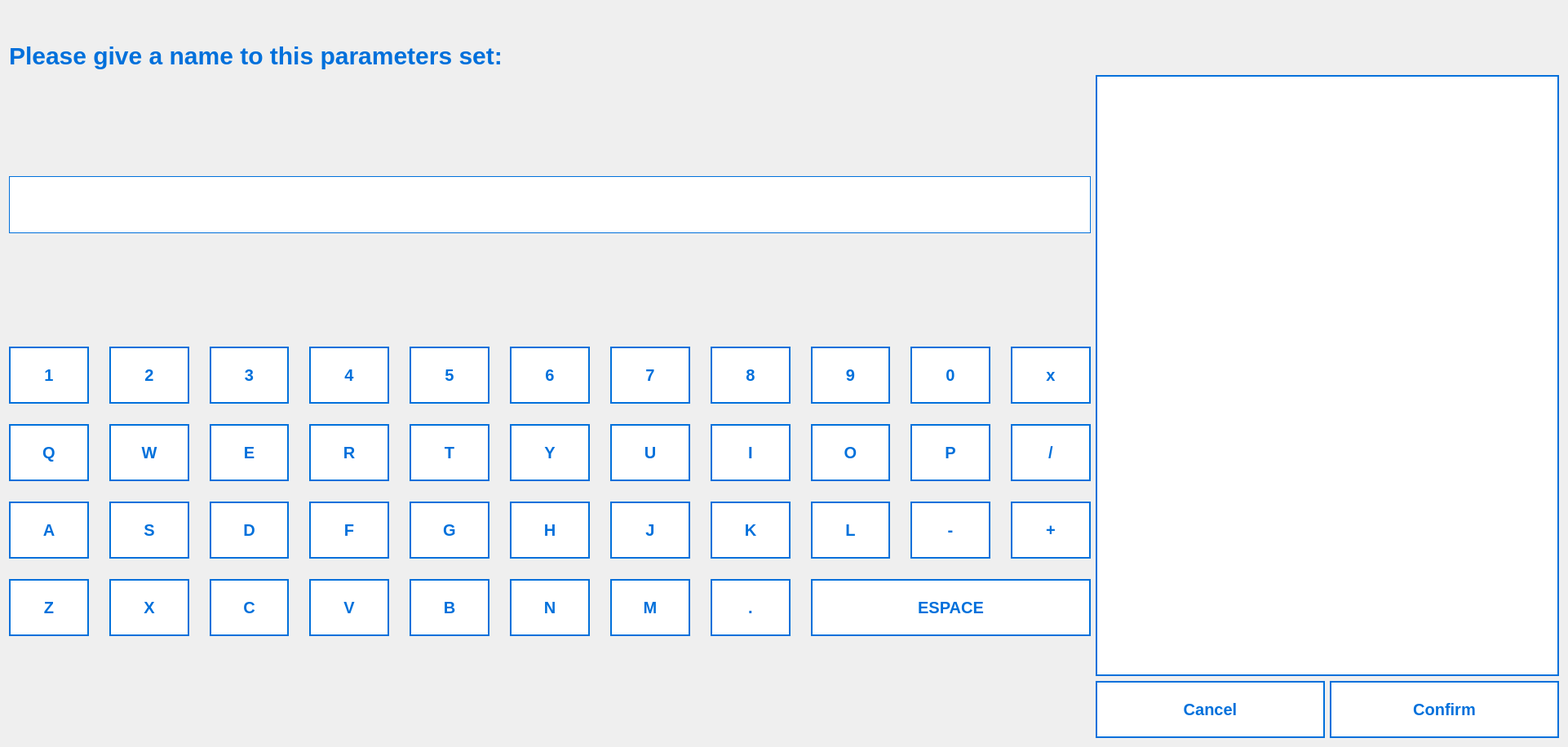
<?xml version="1.0" encoding="UTF-8"?>
<ui version="4.0">
 <class>SaveParametersView</class>
 <widget class="QWidget" name="SaveParametersView">
  <property name="geometry">
   <rect>
    <x>0</x>
    <y>0</y>
    <width>1922</width>
    <height>916</height>
   </rect>
  </property>
  <property name="styleSheet">
   <string notr="true">QPushButton {
border: 2px solid #0070DB;
background-color: #ffffff;
color: #0070DB;
font: 20px;
font-weight: 700;
font-family: arial;

}
</string>
  </property>
  <layout class="QVBoxLayout" name="verticalLayout">
   <item>
    <spacer name="verticalSpacer">
     <property name="orientation">
      <enum>Qt::Orientation::Vertical</enum>
     </property>
     <property name="sizeType">
      <enum>QSizePolicy::Policy::Fixed</enum>
     </property>
     <property name="sizeHint" stdset="0">
      <size>
       <width>20</width>
       <height>40</height>
      </size>
     </property>
    </spacer>
   </item>
   <item>
    <widget class="QLabel" name="label">
     <property name="maximumSize">
      <size>
       <width>16777215</width>
       <height>35</height>
      </size>
     </property>
     <property name="styleSheet">
      <string notr="true">color: #0070DB;
font-weight: 700;
font-family: arial;
border: 0px solid;
font-size: 30px;</string>
     </property>
     <property name="text">
      <string>Please give a name to this parameters set:</string>
     </property>
     <property name="alignment">
      <set>Qt::AlignmentFlag::AlignLeading|Qt::AlignmentFlag::AlignLeft|Qt::AlignmentFlag::AlignVCenter</set>
     </property>
    </widget>
   </item>
   <item>
    <layout class="QHBoxLayout" name="horizontalLayout_2" stretch="70,30">
     <item>
      <layout class="QVBoxLayout" name="verticalLayout_3" stretch="20,80">
       <property name="spacing">
        <number>15</number>
       </property>
       <property name="sizeConstraint">
        <enum>QLayout::SizeConstraint::SetMaximumSize</enum>
       </property>
       <item>
        <widget class="QLineEdit" name="lineEdit">
         <property name="sizePolicy">
          <sizepolicy hsizetype="Expanding" vsizetype="Fixed">
           <horstretch>0</horstretch>
           <verstretch>0</verstretch>
          </sizepolicy>
         </property>
         <property name="minimumSize">
          <size>
           <width>0</width>
           <height>70</height>
          </size>
         </property>
         <property name="styleSheet">
          <string notr="true">border: 1px solid #0070DB;</string>
         </property>
        </widget>
       </item>
       <item>
        <layout class="QGridLayout" name="gridLayout">
         <property name="sizeConstraint">
          <enum>QLayout::SizeConstraint::SetMaximumSize</enum>
         </property>
         <property name="spacing">
          <number>25</number>
         </property>
         <item row="0" column="6">
          <widget class="QPushButton" name="pushButton_4">
           <property name="minimumSize">
            <size>
             <width>70</width>
             <height>70</height>
            </size>
           </property>
           <property name="text">
            <string>7</string>
           </property>
          </widget>
         </item>
         <item row="1" column="10">
          <widget class="QPushButton" name="pushButton_22">
           <property name="minimumSize">
            <size>
             <width>70</width>
             <height>70</height>
            </size>
           </property>
           <property name="text">
            <string>/</string>
           </property>
          </widget>
         </item>
         <item row="2" column="2">
          <widget class="QPushButton" name="pushButton_25">
           <property name="minimumSize">
            <size>
             <width>70</width>
             <height>70</height>
            </size>
           </property>
           <property name="text">
            <string>D</string>
           </property>
          </widget>
         </item>
         <item row="0" column="9">
          <widget class="QPushButton" name="pushButton">
           <property name="minimumSize">
            <size>
             <width>70</width>
             <height>70</height>
            </size>
           </property>
           <property name="text">
            <string>0</string>
           </property>
          </widget>
         </item>
         <item row="1" column="3">
          <widget class="QPushButton" name="pushButton_15">
           <property name="minimumSize">
            <size>
             <width>70</width>
             <height>70</height>
            </size>
           </property>
           <property name="text">
            <string>R</string>
           </property>
          </widget>
         </item>
         <item row="0" column="2">
          <widget class="QPushButton" name="pushButton_8">
           <property name="minimumSize">
            <size>
             <width>70</width>
             <height>70</height>
            </size>
           </property>
           <property name="text">
            <string>3</string>
           </property>
          </widget>
         </item>
         <item row="1" column="4">
          <widget class="QPushButton" name="pushButton_16">
           <property name="minimumSize">
            <size>
             <width>70</width>
             <height>70</height>
            </size>
           </property>
           <property name="text">
            <string>T</string>
           </property>
          </widget>
         </item>
         <item row="1" column="5">
          <widget class="QPushButton" name="pushButton_17">
           <property name="minimumSize">
            <size>
             <width>70</width>
             <height>70</height>
            </size>
           </property>
           <property name="text">
            <string>Y</string>
           </property>
          </widget>
         </item>
         <item row="2" column="1">
          <widget class="QPushButton" name="pushButton_24">
           <property name="minimumSize">
            <size>
             <width>70</width>
             <height>70</height>
            </size>
           </property>
           <property name="text">
            <string>S</string>
           </property>
          </widget>
         </item>
         <item row="0" column="8">
          <widget class="QPushButton" name="pushButton_2">
           <property name="minimumSize">
            <size>
             <width>70</width>
             <height>70</height>
            </size>
           </property>
           <property name="text">
            <string>9</string>
           </property>
          </widget>
         </item>
         <item row="0" column="4">
          <widget class="QPushButton" name="pushButton_6">
           <property name="minimumSize">
            <size>
             <width>70</width>
             <height>70</height>
            </size>
           </property>
           <property name="text">
            <string>5</string>
           </property>
          </widget>
         </item>
         <item row="0" column="0">
          <widget class="QPushButton" name="pushButton_10">
           <property name="minimumSize">
            <size>
             <width>70</width>
             <height>70</height>
            </size>
           </property>
           <property name="text">
            <string>1</string>
           </property>
          </widget>
         </item>
         <item row="1" column="0">
          <widget class="QPushButton" name="pushButton_12">
           <property name="minimumSize">
            <size>
             <width>70</width>
             <height>70</height>
            </size>
           </property>
           <property name="text">
            <string>Q</string>
           </property>
          </widget>
         </item>
         <item row="1" column="9">
          <widget class="QPushButton" name="pushButton_21">
           <property name="minimumSize">
            <size>
             <width>70</width>
             <height>70</height>
            </size>
           </property>
           <property name="text">
            <string>P</string>
           </property>
          </widget>
         </item>
         <item row="2" column="0">
          <widget class="QPushButton" name="pushButton_23">
           <property name="minimumSize">
            <size>
             <width>70</width>
             <height>70</height>
            </size>
           </property>
           <property name="text">
            <string>A</string>
           </property>
          </widget>
         </item>
         <item row="1" column="2">
          <widget class="QPushButton" name="pushButton_14">
           <property name="minimumSize">
            <size>
             <width>70</width>
             <height>70</height>
            </size>
           </property>
           <property name="text">
            <string>E</string>
           </property>
          </widget>
         </item>
         <item row="0" column="5">
          <widget class="QPushButton" name="pushButton_5">
           <property name="minimumSize">
            <size>
             <width>70</width>
             <height>70</height>
            </size>
           </property>
           <property name="text">
            <string>6</string>
           </property>
          </widget>
         </item>
         <item row="1" column="8">
          <widget class="QPushButton" name="pushButton_20">
           <property name="minimumSize">
            <size>
             <width>70</width>
             <height>70</height>
            </size>
           </property>
           <property name="text">
            <string>O</string>
           </property>
          </widget>
         </item>
         <item row="0" column="10">
          <widget class="QPushButton" name="pushButton_11">
           <property name="minimumSize">
            <size>
             <width>70</width>
             <height>70</height>
            </size>
           </property>
           <property name="text">
            <string>x</string>
           </property>
          </widget>
         </item>
         <item row="0" column="3">
          <widget class="QPushButton" name="pushButton_7">
           <property name="minimumSize">
            <size>
             <width>70</width>
             <height>70</height>
            </size>
           </property>
           <property name="text">
            <string>4</string>
           </property>
          </widget>
         </item>
         <item row="0" column="1">
          <widget class="QPushButton" name="pushButton_9">
           <property name="minimumSize">
            <size>
             <width>70</width>
             <height>70</height>
            </size>
           </property>
           <property name="text">
            <string>2</string>
           </property>
          </widget>
         </item>
         <item row="1" column="1">
          <widget class="QPushButton" name="pushButton_13">
           <property name="minimumSize">
            <size>
             <width>70</width>
             <height>70</height>
            </size>
           </property>
           <property name="text">
            <string>W</string>
           </property>
          </widget>
         </item>
         <item row="0" column="7">
          <widget class="QPushButton" name="pushButton_3">
           <property name="minimumSize">
            <size>
             <width>70</width>
             <height>70</height>
            </size>
           </property>
           <property name="text">
            <string>8</string>
           </property>
          </widget>
         </item>
         <item row="1" column="7">
          <widget class="QPushButton" name="pushButton_19">
           <property name="minimumSize">
            <size>
             <width>70</width>
             <height>70</height>
            </size>
           </property>
           <property name="text">
            <string>I</string>
           </property>
          </widget>
         </item>
         <item row="1" column="6">
          <widget class="QPushButton" name="pushButton_18">
           <property name="minimumSize">
            <size>
             <width>70</width>
             <height>70</height>
            </size>
           </property>
           <property name="text">
            <string>U</string>
           </property>
          </widget>
         </item>
         <item row="3" column="0">
          <widget class="QPushButton" name="pushButton_26">
           <property name="minimumSize">
            <size>
             <width>70</width>
             <height>70</height>
            </size>
           </property>
           <property name="text">
            <string>Z</string>
           </property>
          </widget>
         </item>
         <item row="2" column="3">
          <widget class="QPushButton" name="pushButton_27">
           <property name="minimumSize">
            <size>
             <width>70</width>
             <height>70</height>
            </size>
           </property>
           <property name="text">
            <string>F</string>
           </property>
          </widget>
         </item>
         <item row="2" column="4">
          <widget class="QPushButton" name="pushButton_28">
           <property name="minimumSize">
            <size>
             <width>70</width>
             <height>70</height>
            </size>
           </property>
           <property name="text">
            <string>G</string>
           </property>
          </widget>
         </item>
         <item row="2" column="5">
          <widget class="QPushButton" name="pushButton_29">
           <property name="minimumSize">
            <size>
             <width>70</width>
             <height>70</height>
            </size>
           </property>
           <property name="text">
            <string>H</string>
           </property>
          </widget>
         </item>
         <item row="2" column="6">
          <widget class="QPushButton" name="pushButton_30">
           <property name="minimumSize">
            <size>
             <width>70</width>
             <height>70</height>
            </size>
           </property>
           <property name="text">
            <string>J</string>
           </property>
          </widget>
         </item>
         <item row="2" column="7">
          <widget class="QPushButton" name="pushButton_31">
           <property name="minimumSize">
            <size>
             <width>70</width>
             <height>70</height>
            </size>
           </property>
           <property name="text">
            <string>K</string>
           </property>
          </widget>
         </item>
         <item row="2" column="8">
          <widget class="QPushButton" name="pushButton_32">
           <property name="minimumSize">
            <size>
             <width>70</width>
             <height>70</height>
            </size>
           </property>
           <property name="text">
            <string>L</string>
           </property>
          </widget>
         </item>
         <item row="2" column="9">
          <widget class="QPushButton" name="pushButton_33">
           <property name="minimumSize">
            <size>
             <width>70</width>
             <height>70</height>
            </size>
           </property>
           <property name="text">
            <string>-</string>
           </property>
          </widget>
         </item>
         <item row="3" column="1">
          <widget class="QPushButton" name="pushButton_34">
           <property name="minimumSize">
            <size>
             <width>70</width>
             <height>70</height>
            </size>
           </property>
           <property name="text">
            <string>X</string>
           </property>
          </widget>
         </item>
         <item row="3" column="2">
          <widget class="QPushButton" name="pushButton_35">
           <property name="minimumSize">
            <size>
             <width>70</width>
             <height>70</height>
            </size>
           </property>
           <property name="text">
            <string>C</string>
           </property>
          </widget>
         </item>
         <item row="3" column="3">
          <widget class="QPushButton" name="pushButton_36">
           <property name="minimumSize">
            <size>
             <width>70</width>
             <height>70</height>
            </size>
           </property>
           <property name="text">
            <string>V</string>
           </property>
          </widget>
         </item>
         <item row="3" column="4">
          <widget class="QPushButton" name="pushButton_37">
           <property name="minimumSize">
            <size>
             <width>70</width>
             <height>70</height>
            </size>
           </property>
           <property name="text">
            <string>B</string>
           </property>
          </widget>
         </item>
         <item row="3" column="5">
          <widget class="QPushButton" name="pushButton_38">
           <property name="minimumSize">
            <size>
             <width>70</width>
             <height>70</height>
            </size>
           </property>
           <property name="text">
            <string>N</string>
           </property>
          </widget>
         </item>
         <item row="3" column="6">
          <widget class="QPushButton" name="pushButton_39">
           <property name="minimumSize">
            <size>
             <width>70</width>
             <height>70</height>
            </size>
           </property>
           <property name="text">
            <string>M</string>
           </property>
          </widget>
         </item>
         <item row="3" column="7">
          <widget class="QPushButton" name="pushButton_40">
           <property name="minimumSize">
            <size>
             <width>70</width>
             <height>70</height>
            </size>
           </property>
           <property name="text">
            <string>.</string>
           </property>
          </widget>
         </item>
         <item row="3" column="8" colspan="3">
          <widget class="QPushButton" name="pushButton_41">
           <property name="minimumSize">
            <size>
             <width>70</width>
             <height>70</height>
            </size>
           </property>
           <property name="text">
            <string>ESPACE</string>
           </property>
          </widget>
         </item>
         <item row="2" column="10">
          <widget class="QPushButton" name="pushButton_42">
           <property name="minimumSize">
            <size>
             <width>70</width>
             <height>70</height>
            </size>
           </property>
           <property name="text">
            <string>+</string>
           </property>
          </widget>
         </item>
        </layout>
       </item>
      </layout>
     </item>
     <item>
      <layout class="QVBoxLayout" name="verticalLayout_2" stretch="75,25">
       <item>
        <widget class="QScrollArea" name="scrollArea">
         <property name="styleSheet">
          <string notr="true">background-color: #fff;
border: 1px solid #0070DB;</string>
         </property>
         <property name="widgetResizable">
          <bool>true</bool>
         </property>
         <widget class="QWidget" name="scrollAreaWidgetContents_2">
          <property name="geometry">
           <rect>
            <x>0</x>
            <y>0</y>
            <width>565</width>
            <height>599</height>
           </rect>
          </property>
         </widget>
        </widget>
       </item>
       <item>
        <layout class="QHBoxLayout" name="horizontalLayout_4">
         <item>
          <widget class="QPushButton" name="pushButton_43">
           <property name="minimumSize">
            <size>
             <width>0</width>
             <height>70</height>
            </size>
           </property>
           <property name="text">
            <string>Cancel</string>
           </property>
          </widget>
         </item>
         <item>
          <widget class="QPushButton" name="pushButton_44">
           <property name="minimumSize">
            <size>
             <width>0</width>
             <height>70</height>
            </size>
           </property>
           <property name="text">
            <string>Confirm</string>
           </property>
          </widget>
         </item>
        </layout>
       </item>
      </layout>
     </item>
    </layout>
   </item>
  </layout>
 </widget>
 <resources>
  <include location="../../resources.qrc"/>
 </resources>
 <connections/>
</ui>
